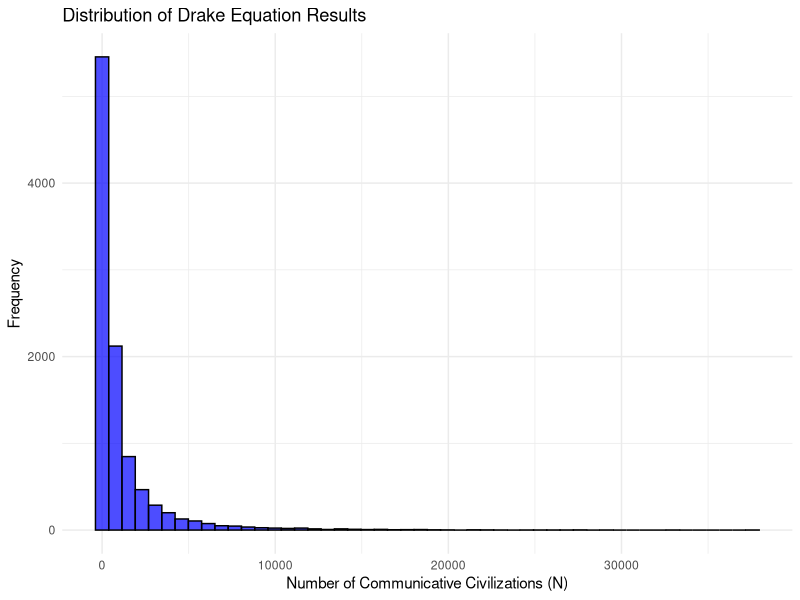

Generate this figure with R:
## ---- chunk 1
# Set up the environment
knitr::opts_chunk$set(echo = TRUE)
## ---- chunk 2
# Load necessary libraries
library(ggplot2)
## ---- chunk 3
# Define ranges or means for each parameter and draw random samples
set.seed(123)  # For reproducibility

# Number of samples
n_samples <- 10000

# Parameters: Generate random samples (uniform or normal distributions, as appropriate)
R_star <- runif(n_samples, 1, 10)    # Star formation rate (e.g., 1-10 stars/year)
f_p <- runif(n_samples, 0.1, 0.5)    # Fraction of stars with planets
n_e <- runif(n_samples, 0.1, 2)      # Number of habitable planets per star with planets
f_l <- runif(n_samples, 0.01, 1)     # Fraction of habitable planets with life
f_i <- runif(n_samples, 0.01, 1)     # Fraction of planets with intelligent life
f_c <- runif(n_samples, 0.01, 1)     # Fraction of civilizations that communicate
L <- runif(n_samples, 100, 10000)    # Longevity of civilizations (in years)

# Compute N (Drake equation results)
N <- R_star * f_p * n_e * f_l * f_i * f_c * L
## ---- chunk 4
# Plot the distribution of N
ggplot(data.frame(N = N), aes(x = N)) +
  geom_histogram(bins = 50, fill = "blue", color = "black", alpha = 0.7) +
  labs(
    title = "Distribution of Drake Equation Results",
    x = "Number of Communicative Civilizations (N)",
    y = "Frequency"
  ) +
  theme_minimal()

